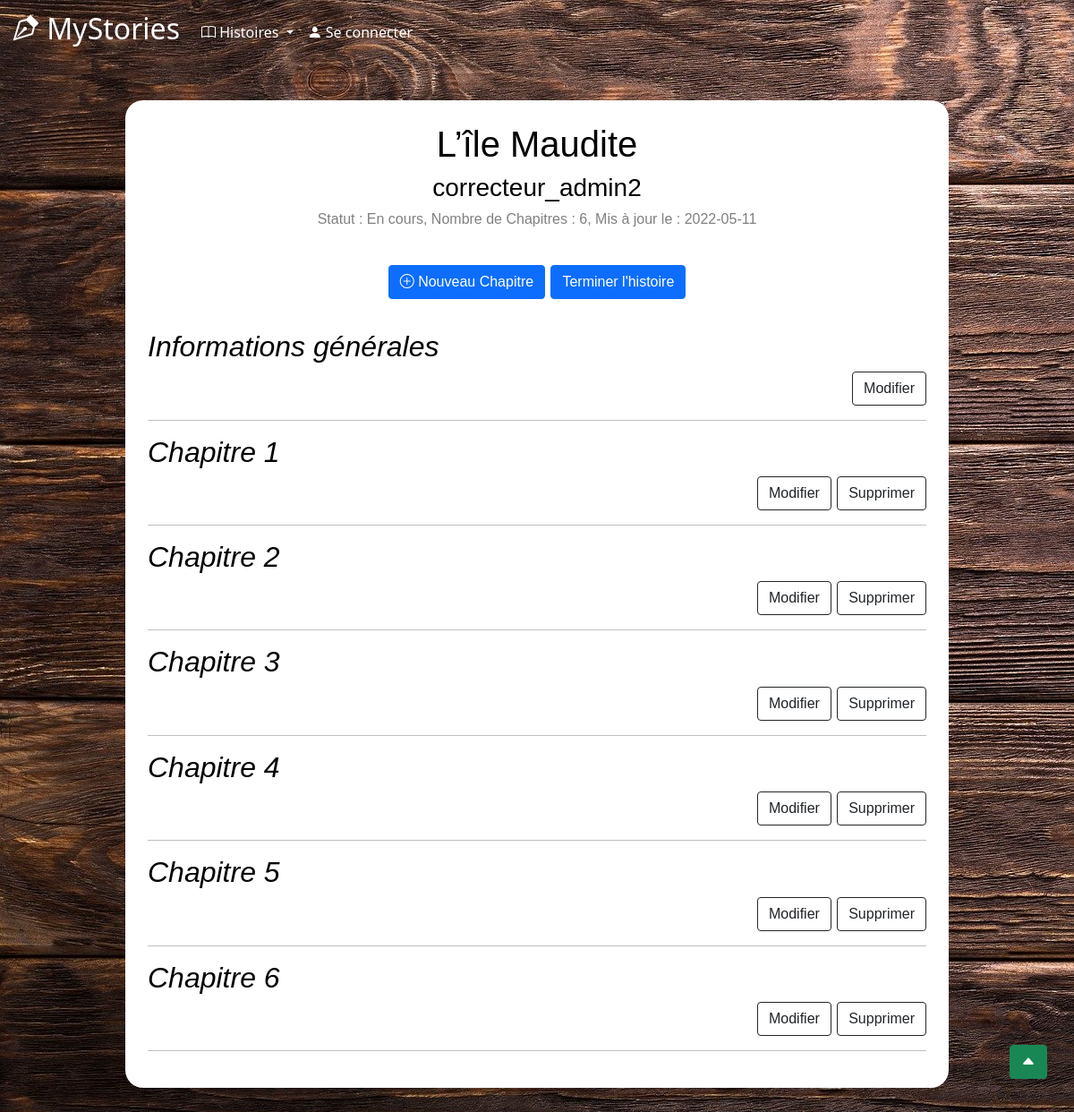
Page /story_modify.php?id=4 on the committed database.
### tables this page shows
CREATE TABLE `stories` (
  `id_story` int(11) NOT NULL,
  `title` varchar(50) DEFAULT NULL,
  `author` varchar(30) DEFAULT NULL,
  `nbChapters` int(11) DEFAULT NULL,
  `finished` tinyint(1) DEFAULT NULL,
  `date` date DEFAULT NULL,
  `hide` tinyint(1) NOT NULL,
  `summary` mediumtext NOT NULL,
  `nbrPoints` int(11) DEFAULT NULL
);

CREATE TABLE `chapters` (
  `id_chapter` int(11) NOT NULL,
  `id_story` int(11) NOT NULL,
  `numChapter` int(11) NOT NULL,
  `chapterContent` longtext NOT NULL,
  `choice1` mediumtext DEFAULT NULL,
  `choice2` mediumtext DEFAULT NULL,
  `choice3` mediumtext DEFAULT NULL
);

### story_modify.php (the view, shortened to what this page needs)
<?php include("includes/header.php") ?>
<?php include("includes/connect.php") ?>
<main>
    <div id="backgroundConnexion">
        <?php
        $id_story = $_GET['id'];
        $requete = "SELECT * FROM stories WHERE id_story = :id";
        $req = $bdd->prepare($requete);
        $req->execute(array('id' => $id_story));
        $histoire = $req->fetch();
        ?> <h1 id="centre"><?php echo $histoire['title']; ?></h2>
            <h3 id="centre"><?php echo $histoire['author']; ?></h3>
            <h6 id="donneesHistoire">Statut : <?php if ($histoire['finished'] == 0) {
                                                    echo "En cours";
                                                } else {
                                                    echo "Terminée";
                                                } ?>, Nombre de Chapitres : <?php echo $histoire['nbChapters']; ?>, Mis à jour le : <?php echo $histoire['date']; ?></h6>
            <br />
            <div id="centre">
                <a class="btn btn-primary" href="story_add_chapter.php?id=<?= $id_story ?>" role="button"> <i class="bi bi-plus-circle"></i> Nouveau Chapitre </a>
                <?php if ($histoire['finished'] == 0) { ?>
                    <a class="btn btn-primary" href="ConfirmationTerminee.php?id=<?= $id_story ?>" role="button">Terminer l'histoire</a>
                <?php
                } else { ?>
                    <a class="btn btn-primary" href="EnCours.php?id=<?= $id_story ?>" role="button">Marquer comme "En Cours"</a>
                <?php
                } ?>
            </div>
            <br />
            <div>
                <h2><em>Informations générales</em></h2>
            </div>
            <div id="btn-lecture">
                <a class="btn btn-outline-dark" href="story_modify_info.php?id=<?= $id_story ?>" role="button">Modifier</a>
            </div>
            <hr />
            <div>
                <?php
                $id = $_GET['id'];
                $requete = "SELECT * FROM chapters WHERE id_story='$id'";
                $resultat = $bdd->query($requete);
                while ($chapitre = $resultat->fetch()) {
                    $valeur = $chapitre["id_chapter"];
                ?>
                    <div>
                        <h2><em>Chapitre <?= $chapitre['numChapter'] ?></em></h2>
                    </div>
                    <div id="btn-lecture">
                        <a class="btn btn-outline-dark" href="story_modify_chapter.php?id_chapter=<?= $valeur ?>&id_story=<?= $id_story ?>" role="button">Modifier</a>
                        <a class="btn btn-outline-dark" href="story_delete_chapter.php?id=<?= $valeur ?>" role="button">Supprimer</a>
                    </div>
                    <hr />
                <?php
                }
                ?>
            </div>
            <a class="btn btn-success" id="btnHautPage" href="#top" role="button" title="Haut de page"> <i class="bi bi-caret-up-fill"></i> </a>
    </div>
    </main>
</body>
</html>

### style.css (style rules this page uses)
.accueil { background-image: url("images/fondBois.jpg"); }
body { background-color: black; color: white; }
main { margin: 20px 10%; color: black; padding: 20px; position: relative; background-size: cover; background-attachment: fixed; width: 80vw; font-size: 0.6cm; font-family: 'Trebuchet MS', 'Lucida Sans Unicode', 'Lucida Grande', 'Lucida Sans', Arial, sans-serif; }
#btn-lecture { display: flex; justify-content: flex-end; }
#backgroundConnexion { position: relative; top: 0; left: 0; min-height: 60vh; background: white; border-radius: 20px; padding: 25px; z-index: 1; }
#centre { display: flex; justify-content: center; }
#donneesHistoire { color: grey; text-align: center; }
#btnHautPage { position: fixed; bottom: 50px; right: 30px; }

### rows in the picture
stories: title "L’île Maudite", author "correcteur_admin2", nbChapters "6", date "2022-05-11"
chapters: numChapter "1"
chapters: numChapter "2"
chapters: numChapter "3"
chapters: numChapter "4"
chapters: numChapter "5"
chapters: numChapter "6"
